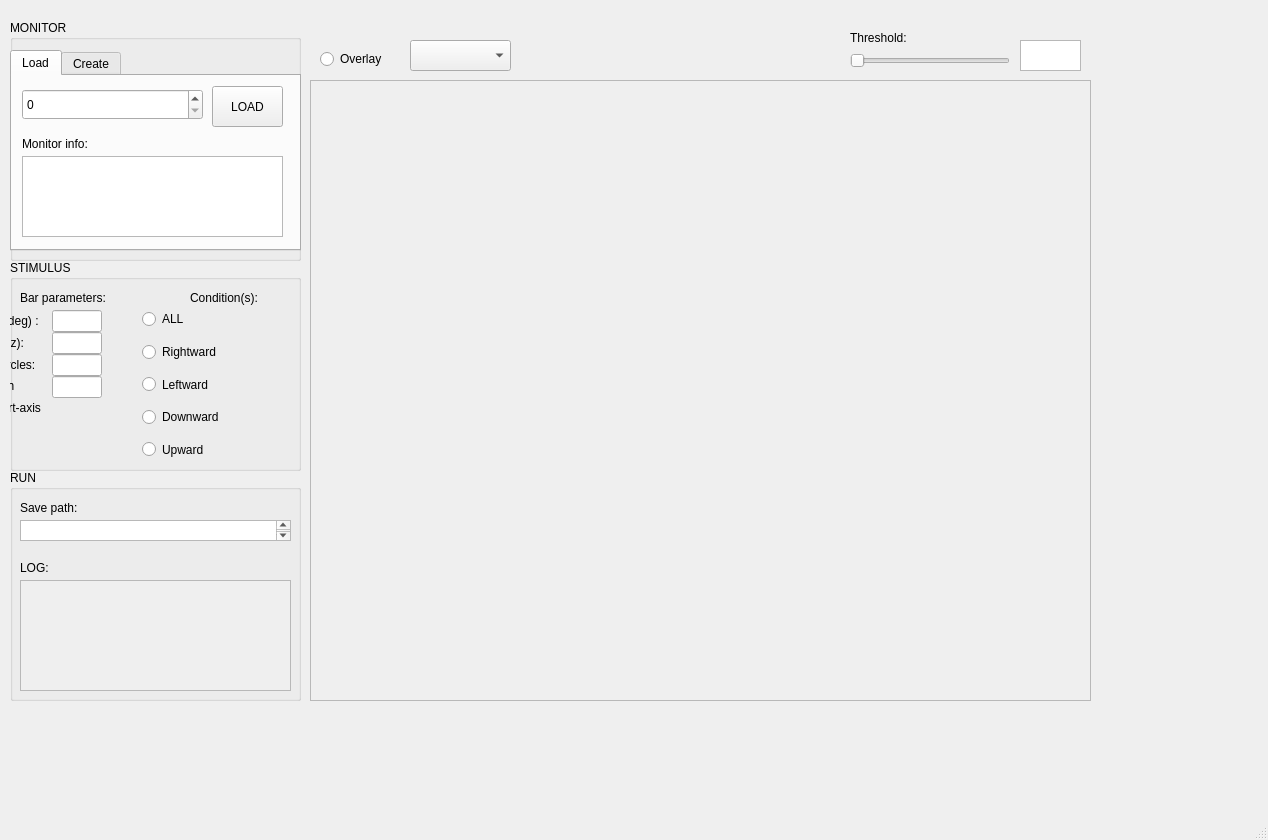
<?xml version="1.0" encoding="UTF-8"?>
<ui version="4.0">
 <class>MainWindow</class>
 <widget class="QMainWindow" name="MainWindow">
  <property name="geometry">
   <rect>
    <x>0</x>
    <y>0</y>
    <width>1268</width>
    <height>840</height>
   </rect>
  </property>
  <property name="windowTitle">
   <string>MainWindow</string>
  </property>
  <widget class="QWidget" name="centralwidget">
   <widget class="QGroupBox" name="mon_group">
    <property name="geometry">
     <rect>
      <x>10</x>
      <y>20</y>
      <width>291</width>
      <height>241</height>
     </rect>
    </property>
    <property name="title">
     <string>MONITOR</string>
    </property>
    <widget class="QTabWidget" name="mon_tabwidget">
     <property name="geometry">
      <rect>
       <x>0</x>
       <y>30</y>
       <width>291</width>
       <height>201</height>
      </rect>
     </property>
     <property name="currentIndex">
      <number>0</number>
     </property>
     <property name="movable">
      <bool>true</bool>
     </property>
     <widget class="QWidget" name="tab">
      <attribute name="title">
       <string>Load</string>
      </attribute>
      <widget class="QPushButton" name="mon_load_pushbutton">
       <property name="geometry">
        <rect>
         <x>200</x>
         <y>10</y>
         <width>71</width>
         <height>41</height>
        </rect>
       </property>
       <property name="text">
        <string>LOAD</string>
       </property>
      </widget>
      <widget class="QLabel" name="moninfo_label">
       <property name="geometry">
        <rect>
         <x>10</x>
         <y>60</y>
         <width>101</width>
         <height>16</height>
        </rect>
       </property>
       <property name="text">
        <string>Monitor info:</string>
       </property>
      </widget>
      <widget class="QTextBrowser" name="mon_info_textbrowser">
       <property name="geometry">
        <rect>
         <x>10</x>
         <y>80</y>
         <width>261</width>
         <height>81</height>
        </rect>
       </property>
      </widget>
      <widget class="QSpinBox" name="mon_list_spinbox">
       <property name="geometry">
        <rect>
         <x>10</x>
         <y>13</y>
         <width>181</width>
         <height>31</height>
        </rect>
       </property>
      </widget>
     </widget>
     <widget class="QWidget" name="tab_2">
      <attribute name="title">
       <string>Create</string>
      </attribute>
      <widget class="QWidget" name="formLayoutWidget">
       <property name="geometry">
        <rect>
         <x>10</x>
         <y>10</y>
         <width>261</width>
         <height>121</height>
        </rect>
       </property>
       <layout class="QFormLayout" name="mon_create_layout">
        <property name="fieldGrowthPolicy">
         <enum>QFormLayout::FieldsStayAtSizeHint</enum>
        </property>
        <property name="labelAlignment">
         <set>Qt::AlignLeading|Qt::AlignLeft|Qt::AlignVCenter</set>
        </property>
        <property name="horizontalSpacing">
         <number>10</number>
        </property>
        <property name="verticalSpacing">
         <number>1</number>
        </property>
        <item row="1" column="0">
         <widget class="QLabel" name="mon_name_label">
          <property name="text">
           <string>Calib Name:</string>
          </property>
         </widget>
        </item>
        <item row="4" column="0">
         <widget class="QLabel" name="mon_resW_label">
          <property name="text">
           <string>Resolution W:</string>
          </property>
         </widget>
        </item>
        <item row="6" column="0">
         <widget class="QLabel" name="mon_resH_label">
          <property name="text">
           <string>Resolution H:</string>
          </property>
         </widget>
        </item>
        <item row="7" column="0">
         <widget class="QLabel" name="mon_height_label">
          <property name="text">
           <string>Height (cm):</string>
          </property>
         </widget>
        </item>
        <item row="9" column="0">
         <widget class="QLabel" name="mon_distance_label">
          <property name="text">
           <string>Distance (cm):</string>
          </property>
         </widget>
        </item>
        <item row="1" column="1">
         <widget class="QLineEdit" name="mon_calibname_line"/>
        </item>
        <item row="4" column="1">
         <widget class="QLineEdit" name="mon_resW_line"/>
        </item>
        <item row="6" column="1">
         <widget class="QLineEdit" name="mon_resH_line"/>
        </item>
        <item row="7" column="1">
         <widget class="QLineEdit" name="mon_heightcm_line"/>
        </item>
        <item row="9" column="1">
         <widget class="QLineEdit" name="mon_distancecm_line"/>
        </item>
       </layout>
      </widget>
      <widget class="QPushButton" name="mon_create_pushbutton">
       <property name="geometry">
        <rect>
         <x>110</x>
         <y>130</y>
         <width>81</width>
         <height>41</height>
        </rect>
       </property>
       <property name="text">
        <string>CREATE</string>
       </property>
      </widget>
     </widget>
    </widget>
    <zorder>formLayoutWidget_2</zorder>
    <zorder>formLayoutWidget_2</zorder>
    <zorder>mon_tabwidget</zorder>
   </widget>
   <widget class="QGroupBox" name="stim_box">
    <property name="geometry">
     <rect>
      <x>10</x>
      <y>260</y>
      <width>291</width>
      <height>211</height>
     </rect>
    </property>
    <property name="title">
     <string>STIMULUS</string>
    </property>
    <widget class="QLabel" name="barparams_label">
     <property name="geometry">
      <rect>
       <x>10</x>
       <y>30</y>
       <width>101</width>
       <height>16</height>
      </rect>
     </property>
     <property name="text">
      <string>Bar parameters:</string>
     </property>
     <property name="textFormat">
      <enum>Qt::RichText</enum>
     </property>
     <property name="scaledContents">
      <bool>false</bool>
     </property>
    </widget>
    <widget class="QLabel" name="conds_label">
     <property name="geometry">
      <rect>
       <x>180</x>
       <y>30</y>
       <width>81</width>
       <height>16</height>
      </rect>
     </property>
     <property name="text">
      <string>Condition(s):</string>
     </property>
    </widget>
    <widget class="QWidget" name="formLayoutWidget_3">
     <property name="geometry">
      <rect>
       <x>-40</x>
       <y>50</y>
       <width>321</width>
       <height>148</height>
      </rect>
     </property>
     <layout class="QFormLayout" name="stim_layout">
      <property name="fieldGrowthPolicy">
       <enum>QFormLayout::FieldsStayAtSizeHint</enum>
      </property>
      <property name="horizontalSpacing">
       <number>40</number>
      </property>
      <property name="verticalSpacing">
       <number>0</number>
      </property>
      <item row="1" column="0">
       <layout class="QFormLayout" name="barparams_layout">
        <property name="fieldGrowthPolicy">
         <enum>QFormLayout::FieldsStayAtSizeHint</enum>
        </property>
        <property name="labelAlignment">
         <set>Qt::AlignJustify|Qt::AlignVCenter</set>
        </property>
        <property name="horizontalSpacing">
         <number>5</number>
        </property>
        <item row="0" column="0">
         <widget class="QLabel" name="stim_width_label">
          <property name="text">
           <string>Width (deg) :</string>
          </property>
         </widget>
        </item>
        <item row="0" column="1">
         <widget class="QLineEdit" name="stim_width_line">
          <property name="maximumSize">
           <size>
            <width>50</width>
            <height>16777215</height>
           </size>
          </property>
         </widget>
        </item>
        <item row="1" column="0">
         <widget class="QLabel" name="stim_freq_label">
          <property name="text">
           <string>Freq (Hz):</string>
          </property>
         </widget>
        </item>
        <item row="1" column="1">
         <widget class="QLineEdit" name="stim_freq_line">
          <property name="maximumSize">
           <size>
            <width>50</width>
            <height>16777215</height>
           </size>
          </property>
         </widget>
        </item>
        <item row="2" column="0">
         <widget class="QLabel" name="label">
          <property name="text">
           <string>Num cycles:</string>
          </property>
         </widget>
        </item>
        <item row="2" column="1">
         <widget class="QLineEdit" name="lineEdit">
          <property name="maximumSize">
           <size>
            <width>50</width>
            <height>16777215</height>
           </size>
          </property>
         </widget>
        </item>
        <item row="3" column="0">
         <widget class="QCheckBox" name="stim_flash_checkbox">
          <property name="text">
           <string>flash</string>
          </property>
         </widget>
        </item>
        <item row="3" column="1">
         <widget class="QLineEdit" name="stim_flashfreq_line">
          <property name="maximumSize">
           <size>
            <width>50</width>
            <height>16777215</height>
           </size>
          </property>
         </widget>
        </item>
        <item row="4" column="0">
         <widget class="QCheckBox" name="stim_shortaxis_checkbox">
          <property name="text">
           <string>short-axis</string>
          </property>
         </widget>
        </item>
       </layout>
      </item>
      <item row="1" column="1">
       <layout class="QVBoxLayout" name="conds_layout">
        <property name="spacing">
         <number>15</number>
        </property>
        <item>
         <widget class="QRadioButton" name="conds_all_radiobutton">
          <property name="text">
           <string>ALL</string>
          </property>
         </widget>
        </item>
        <item>
         <widget class="QRadioButton" name="conds_rightward_radiobutton">
          <property name="text">
           <string>Rightward</string>
          </property>
         </widget>
        </item>
        <item>
         <widget class="QRadioButton" name="conds_leftward_radiobutton">
          <property name="text">
           <string>Leftward</string>
          </property>
         </widget>
        </item>
        <item>
         <widget class="QRadioButton" name="conds_downward_radiobutton">
          <property name="text">
           <string>Downward</string>
          </property>
         </widget>
        </item>
        <item>
         <widget class="QRadioButton" name="conds_upward_radiobutton">
          <property name="text">
           <string>Upward</string>
          </property>
         </widget>
        </item>
       </layout>
      </item>
     </layout>
    </widget>
   </widget>
   <widget class="QGroupBox" name="run_box">
    <property name="geometry">
     <rect>
      <x>10</x>
      <y>470</y>
      <width>291</width>
      <height>231</height>
     </rect>
    </property>
    <property name="title">
     <string>RUN</string>
    </property>
    <widget class="QScrollArea" name="log_scrollarea">
     <property name="geometry">
      <rect>
       <x>10</x>
       <y>110</y>
       <width>271</width>
       <height>111</height>
      </rect>
     </property>
     <property name="widgetResizable">
      <bool>true</bool>
     </property>
     <widget class="QWidget" name="scrollAreaWidgetContents">
      <property name="geometry">
       <rect>
        <x>0</x>
        <y>0</y>
        <width>269</width>
        <height>109</height>
       </rect>
      </property>
     </widget>
    </widget>
    <widget class="QTextBrowser" name="savepath_textbrowser">
     <property name="geometry">
      <rect>
       <x>10</x>
       <y>50</y>
       <width>271</width>
       <height>21</height>
      </rect>
     </property>
    </widget>
    <widget class="QLabel" name="savepath_label">
     <property name="geometry">
      <rect>
       <x>10</x>
       <y>30</y>
       <width>71</width>
       <height>16</height>
      </rect>
     </property>
     <property name="text">
      <string>Save path:</string>
     </property>
    </widget>
    <widget class="QLabel" name="log_label">
     <property name="geometry">
      <rect>
       <x>10</x>
       <y>90</y>
       <width>71</width>
       <height>16</height>
      </rect>
     </property>
     <property name="text">
      <string>LOG:</string>
     </property>
    </widget>
   </widget>
   <widget class="QFrame" name="frame">
    <property name="geometry">
     <rect>
      <x>310</x>
      <y>80</y>
      <width>781</width>
      <height>621</height>
     </rect>
    </property>
    <property name="frameShape">
     <enum>QFrame::StyledPanel</enum>
    </property>
    <property name="frameShadow">
     <enum>QFrame::Raised</enum>
    </property>
   </widget>
   <widget class="QRadioButton" name="overlay_radiobutton">
    <property name="geometry">
     <rect>
      <x>320</x>
      <y>50</y>
      <width>97</width>
      <height>18</height>
     </rect>
    </property>
    <property name="text">
     <string>Overlay</string>
    </property>
   </widget>
   <widget class="QSlider" name="threshold_slider">
    <property name="geometry">
     <rect>
      <x>850</x>
      <y>50</y>
      <width>160</width>
      <height>22</height>
     </rect>
    </property>
    <property name="orientation">
     <enum>Qt::Horizontal</enum>
    </property>
   </widget>
   <widget class="QPlainTextEdit" name="threshold_textedit">
    <property name="geometry">
     <rect>
      <x>1020</x>
      <y>40</y>
      <width>61</width>
      <height>31</height>
     </rect>
    </property>
   </widget>
   <widget class="QLabel" name="threshold_slider_2">
    <property name="geometry">
     <rect>
      <x>850</x>
      <y>30</y>
      <width>81</width>
      <height>16</height>
     </rect>
    </property>
    <property name="text">
     <string>Threshold:</string>
    </property>
   </widget>
   <widget class="QComboBox" name="overlay_type_select">
    <property name="geometry">
     <rect>
      <x>410</x>
      <y>40</y>
      <width>101</width>
      <height>31</height>
     </rect>
    </property>
   </widget>
   <zorder>mon_calibs_spinbox</zorder>
   <zorder>mon_distance_textedit</zorder>
   <zorder>mon_group</zorder>
   <zorder>stim_box</zorder>
   <zorder>run_box</zorder>
   <zorder>frame</zorder>
   <zorder>overlay_radiobutton</zorder>
   <zorder>threshold_slider</zorder>
   <zorder>threshold_textedit</zorder>
   <zorder>threshold_slider_2</zorder>
   <zorder>overlay_type_select</zorder>
  </widget>
  <widget class="QMenuBar" name="menubar">
   <property name="geometry">
    <rect>
     <x>0</x>
     <y>0</y>
     <width>1268</width>
     <height>22</height>
    </rect>
   </property>
  </widget>
  <widget class="QStatusBar" name="statusbar"/>
 </widget>
 <resources/>
 <connections/>
</ui>
